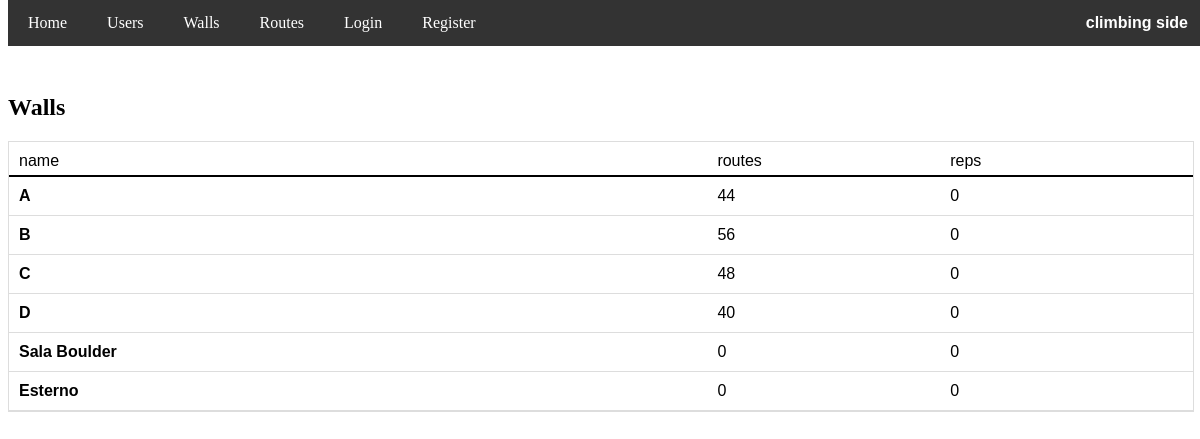
Page /walls on the committed database.
### app/models.py (models this page shows, shortened)
class Wall(db.Model):
    id = db.Column(db.Integer, primary_key=True)
    name = db.Column(db.String(100), unique=True, nullable=False)
    routes = db.relationship('Route', backref='wall', lazy=True)

### app/routes.py (the view)
@routes.route('/walls')
def walls_list():
    walls = Wall.query.all()
    walls_list = []
    for wall in walls:
        n_reps=0
        for route in wall.routes:
            n_reps+=len(route.users)
        wall_data = {
            'id': wall.id,
            'name': wall.name,
            'n_routes': len(wall.routes),
            'n_reps': n_reps
        }
        walls_list.append(wall_data)
    return render_template('routes/walls_list.html',walls=walls_list)

### app/templates/routes/walls_list.html (shortened to what this page needs)
<!DOCTYPE html>
<html lang="en">
<head>
    <link rel="stylesheet" href="{{ url_for('static', filename='styles.css') }}">
</head>
<body>
    {% if current_user.is_authenticated %}
        <div class="navbar" id="myNavbar">
            <span class="navbar-right"><b>climbing side</b></span>
            <a href="{{ url_for('home.homepage') }}">Home</a>
            <a href="{{ url_for('users.users_list') }}">Users</a>
            <a href="{{ url_for('routes.walls_list') }}">Walls</a>
            <a href="{{ url_for('routes.routes_list') }}">Routes</a>
            <a href="{{ url_for('users.user_page', user_id=current_user.id) }}">Profile</a>
            <a href="{{ url_for('users.logout') }}" onclick="return confirmLogout()" >Logout</a>
            <a href="javascript:void(0);" class="icon" onclick="toggleMenu()">&#9776;</a>
        </div>
    {% else %}
        <div class="navbar" id="myNavbar">
            <span class="navbar-right"><b>climbing side</b></span>
            <a href="{{ url_for('home.homepage') }}">Home</a>
            <a href="{{ url_for('users.users_list') }}">Users</a>
            <a href="{{ url_for('routes.walls_list') }}">Walls</a>
            <a href="{{ url_for('routes.routes_list') }}">Routes</a>
            <a href="{{ url_for('users.login') }}" >Login</a>
            <a href="{{ url_for('users.register') }}" >Register</a>
        </div>
    {% endif %}
    <br>
    <br>
    <div class="content">
    <h2>Walls</h2>
    {% if walls %}
        <div class="table" style="font-family: Verdana, sans-serif;">
            <div class="row" style="border-bottom: 2px solid black; padding-bottom: 5px;">
                <span style="flex-basis: 60%;"> name </span>
                <span style="flex-basis: 20%;"> routes </span>
                <span style="flex-basis: 20%;"> reps </span>
            </div>
            {% for wall in walls %}
                <div class="row">
                    <a href="{{ url_for('routes.wall_page', wall_id=wall.id) }}" class="link6" style="flex-basis: 60%;"><strong>{{ wall.name }} </strong></a>
                    <span style="flex-basis: 20%;"> {{ wall.n_routes }} </span>
                    <span style="flex-basis: 20%;"> {{ wall.n_reps }} </span>
                </div>
            {% endfor %}
        </div>
    {% else %}
        <p>No Walls found.</p>
    {% endif %}
    <br>
    <br>
    <br>
    <br>
    </div>
</body>
</html>

### app/static/styles.css (style rules this page uses)
.link6 { color: black; font-weight: bold; text-decoration: none; }
.navbar { background-color: #333; overflow: hidden; position: fixed; top: 0; width: 100%; z-index: 9999; }
.navbar a { float: left; display: block; color: white; text-align: center; padding: 14px 20px; text-decoration: none; }
.navbar-right { float: right; color: white; padding: 14px 20px; text-align: center; font-family: Verdana, sans-serif; }
.content { padding-top: 30px; }

### app/templates/routes/walls_list.html (style rules this page uses)
.table { display: flex; flex-direction: column; width: 100%; border: 1px solid #ddd; }
.row { display: flex; padding: 10px; border-bottom: 1px solid #ddd; }
.row a { flex-basis: 25%; }
.row span { flex-basis: 20%; text-align: left; }

### rows in the picture
Wall: name "Sala Boulder", n_routes "0", n_reps "0"
Wall: name "Esterno", n_routes "0", n_reps "0"

### other values in the picture
{{ wall.name }} "A" "B" "C" "D"
{{ wall.n_routes }} "44" "56" "48" "40"
{{ wall.n_reps }} "0" "0" "0" "0"
